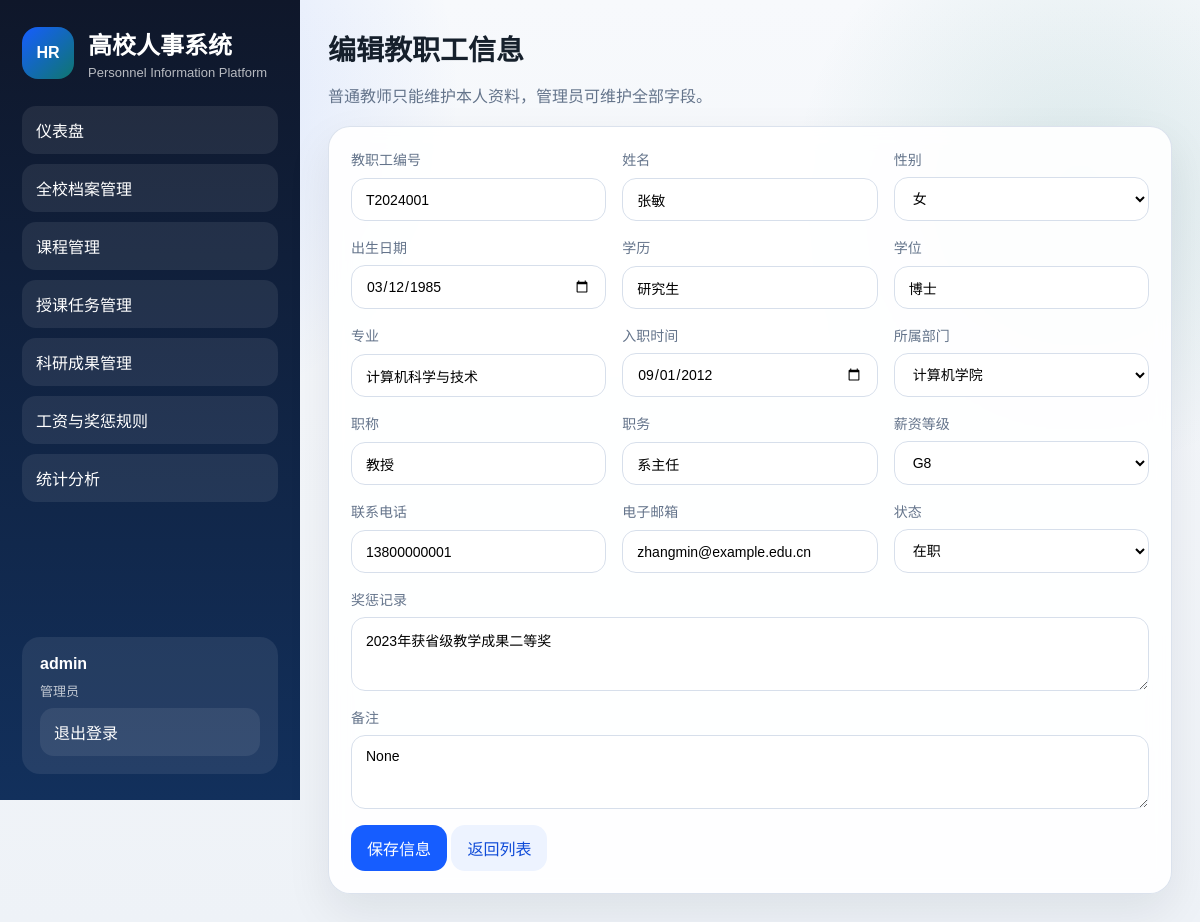
Screenshot of /employees/1/edit (signed in) with the database file from the repository.
### models.py (models this page shows, shortened)
class TimestampMixin:
    created_at = Column(DateTime)
    updated_at = Column(DateTime)

class User(TimestampMixin, Base):
    __tablename__ = "users"
    id = Column(Integer, primary_key=True)
    username = Column(String(64), unique=True, nullable=False, index=True)
    password_hash = Column(String(255), nullable=False)
    role = Column(String(20), nullable=False, default="teacher", index=True)
    employee_id = Column(Integer, ForeignKey("employees.id"))
    employee = relationship("Employee", back_populates="user", uselist=False)

class Employee(TimestampMixin, Base):
    __tablename__ = "employees"
    id = Column(Integer, primary_key=True)
    employee_no = Column(String(32), unique=True, nullable=False, index=True)
    name = Column(String(50), nullable=False)
    gender = Column(String(10), nullable=False)
    birth_date = Column(Date)
    education = Column(String(50), index=True)
    degree = Column(String(50))
    major = Column(String(100))
    hire_date = Column(Date)
    department_id = Column(Integer, ForeignKey("departments.id"), nullable=False)
    title = Column(String(50), index=True)
    position = Column(String(50))
    salary_grade = Column(String(20))
    phone = Column(String(30))
    email = Column(String(120))
    reward_punishment = Column(Text)
    status = Column(String(20), nullable=False, default="在职", index=True)
    notes = Column(Text)
    department = relationship("Department", back_populates="employees")
    user = relationship("User", back_populates="employee", uselist=False)
    course_assignments = relationship("TeachingAssignment", back_populates="employee")
    research_projects = relationship("ResearchProject", back_populates="employee")
    patents = relationship("Patent", back_populates="employee")
    publications = relationship("Publication", back_populates="employee")

class Department(TimestampMixin, Base):
    __tablename__ = "departments"
    id = Column(Integer, primary_key=True)
    name = Column(String(100), unique=True, nullable=False, index=True)
    description = Column(String(255))
    employees = relationship("Employee", back_populates="department")

### app.py (the view, shortened to what this page needs)
    @app.route("/employees/<int:employee_id>/edit", methods=["GET", "POST"])
    @login_required
    def employee_edit(employee_id: int):
        user = get_current_user()
        employee = get_or_404(Employee, employee_id)
        if not can_manage_employee(user, employee_id):
            abort(403)
        departments = Department.query.order_by(Department.name.asc()).all()
        return render_template("employees/form.html", employee=employee, departments=departments)

### app.py (called while the page is built)
def register_context(app: Flask) -> None:
    @app.context_processor
    def inject_user():
        return {
            "current_user": get_current_user(),
            "employee_statuses": EMPLOYEE_STATUSES,
            "gender_options": GENDER_OPTIONS,
            "salary_grade_options": SALARY_GRADE_OPTIONS,
            "course_natures": COURSE_NATURES,
            "research_statuses": RESEARCH_STATUSES,
            "publication_types": PUBLICATION_TYPES,
        }

def get_or_404(model, object_id: int):
    obj = db.session.get(model, object_id)
    if obj is None:
        abort(404)
    return obj

def can_manage_employee(user: User, employee_id: int) -> bool:
    return user.role == "admin" or user.employee_id == employee_id

### extensions.py (called while the page is built)
    def init_app(self, app) -> None:
        uri = app.config["SQLALCHEMY_DATABASE_URI"]
        connect_args = {}
        if uri.startswith("sqlite:///"):
            connect_args["check_same_thread"] = False
        engine = create_engine(uri, connect_args=connect_args)
        SessionLocal.configure(bind=engine)
        Base.metadata.bind = engine
        Base.query = SessionLocal.query_property()
        Base.metadata.create_all(bind=engine)
        @app.teardown_appcontext
        def remove_session(exception=None):
            SessionLocal.remove()

### utils.py (called while the page is built)
def get_current_user() -> User | None:
    user_id = session.get("user_id")
    if not user_id:
        return None
    return db.session.get(User, user_id)

def login_required(view):
    @wraps(view)
    def wrapped_view(*args, **kwargs):
        if not get_current_user():
            flash("请先登录系统。", "warning")
            return redirect(url_for("login"))
        return view(*args, **kwargs)
    return wrapped_view

### templates/employees/form.html (shortened to what this page needs)
{% extends 'base.html' %}
{% block content %}
<section class="page-head">
    <div>
        <h2>{{ '编辑教职工信息' if employee else '新增教职工信息' }}</h2>
        <p>普通教师只能维护本人资料，管理员可维护全部字段。</p>
    </div>
</section>
<section class="panel">
    <form method="post" class="form-grid">
        <label>
            教职工编号
            <input type="text" name="employee_no" value="{{ employee.employee_no if employee else '' }}" {% if employee and current_user.role != 'admin' %}readonly{% endif %} required>
        </label>
        <label>
            姓名
            <input type="text" name="name" value="{{ employee.name if employee else '' }}" required>
        </label>
        <label>
            性别
            <select name="gender">
                {% for item in gender_options %}
                <option value="{{ item }}" {% if employee and employee.gender == item %}selected{% endif %}>{{ item }}</option>
                {% endfor %}
            </select>
        </label>
        <label>
            出生日期
            <input type="date" name="birth_date" value="{{ employee.birth_date if employee and employee.birth_date else '' }}">
        </label>
        <label>
            学历
            <input type="text" name="education" value="{{ employee.education if employee else '' }}">
        </label>
        <label>
            学位
            <input type="text" name="degree" value="{{ employee.degree if employee else '' }}">
        </label>
        <label>
            专业
            <input type="text" name="major" value="{{ employee.major if employee else '' }}">
        </label>
        <label>
            入职时间
            <input type="date" name="hire_date" value="{{ employee.hire_date if employee and employee.hire_date else '' }}">
        </label>
        <label>
            所属部门
            <select name="department_id" {% if employee and current_user.role != 'admin' %}disabled{% endif %}>
                {% for department in departments %}
                <option value="{{ department.id }}" {% if employee and employee.department_id == department.id %}selected{% endif %}>{{ department.name }}</option>
                {% endfor %}
            </select>
        </label>
        <label>
            职称
            <input type="text" name="title" value="{{ employee.title if employee else '' }}" {% if employee and current_user.role != 'admin' %}readonly{% endif %}>
        </label>
        <label>
            职务
            <input type="text" name="position" value="{{ employee.position if employee else '' }}" {% if employee and current_user.role != 'admin' %}readonly{% endif %}>
        </label>
        <label>
            薪资等级
            <select name="salary_grade" {% if employee and current_user.role != 'admin' %}disabled{% endif %}>
                {% for item in salary_grade_options %}
                <option value="{{ item }}" {% if employee and employee.salary_grade == item %}selected{% endif %}>{{ item }}</option>
                {% endfor %}
            </select>
        </label>
        <label>
            联系电话
            <input type="text" name="phone" value="{{ employee.phone if employee else '' }}">
        </label>
        <label>
            电子邮箱
            <input type="email" name="email" value="{{ employee.email if employee else '' }}">
        </label>
        <label>
            状态
            <select name="status" {% if employee and current_user.role != 'admin' %}disabled{% endif %}>
                {% for item in employee_statuses %}
                <option value="{{ item }}" {% if employee and employee.status == item %}selected{% endif %}>{{ item }}</option>
                {% endfor %}
            </select>
        </label>
        <label class="full">
            奖惩记录
            <textarea name="reward_punishment" rows="3">{{ employee.reward_punishment if employee else '' }}</textarea>
        </label>
        <label class="full">
            备注
            <textarea name="notes" rows="3">{{ employee.notes if employee else '' }}</textarea>
        </label>
        <div class="full form-actions">
            <button type="submit">保存信息</button>
            <a class="secondary-btn" href="{{ url_for('employee_list') }}">返回列表</a>
        </div>
    </form>
</section>
{% endblock %}

### templates/base.html (shortened to what this page needs)
<!DOCTYPE html>
<html lang="zh-CN">
<head>
    <link rel="stylesheet" href="{{ url_for('static', filename='css/style.css') }}">
</head>
<body class="{% if current_user %}logged-in{% else %}guest{% endif %}">
    <div class="{% if current_user %}app-shell{% else %}public-shell{% endif %}">
        {% if current_user %}
        <aside class="sidebar">
            <div class="brand">
                <div class="brand-mark">HR</div>
                <div>
                    <h1>高校人事系统</h1>
                    <p>Personnel Information Platform</p>
                </div>
            </div>
            <nav class="nav">
                {% if current_user.role == 'admin' %}
                <a href="{{ url_for('dashboard') }}">仪表盘</a>
                <a href="{{ url_for('employee_list') }}">全校档案管理</a>
                <a href="{{ url_for('course_list') }}">课程管理</a>
                <a href="{{ url_for('teaching_list') }}">授课任务管理</a>
                <a href="{{ url_for('research_home') }}">科研成果管理</a>
                <a href="{{ url_for('salary_rules') }}">工资与奖惩规则</a>
                <a href="{{ url_for('statistics') }}">统计分析</a>
                {% else %}
                <a href="{{ url_for('dashboard') }}">仪表盘</a>
                <a href="{{ url_for('employee_list') }}">我的档案</a>
                <a href="{{ url_for('course_list') }}">我的课程</a>
                <a href="{{ url_for('research_home') }}">我的科研</a>
                <a href="{{ url_for('salary_rules') }}">工资与奖惩规则</a>
                {% endif %}
            </nav>
            <div class="account-card">
                <div class="account-name">{{ current_user.username }}</div>
                <div class="account-meta">{{ '管理员' if current_user.role == 'admin' else '教师账号' }}</div>
                <a class="ghost-btn" href="{{ url_for('logout') }}">退出登录</a>
            </div>
        </aside>
        {% endif %}
        <main class="content {% if not current_user %}auth-layout{% endif %}">
            {% block content %}{% endblock %}
        </main>
    </div>
</body>
</html>

### static/css/style.css (style rules this page uses)
:root { --bg: #eef2f7; --panel: rgba(255, 255, 255, 0.92); --ink: #16202c; --muted: #64748b; --brand: #165dff; --brand-2: #0f4bd8; --line: #d7dfeb; --accent: #0f766e; --danger: #d14343; --shadow: 0 18px 45px rgba(17, 24, 39, 0.08); }
* { box-sizing: border-box; }
body { margin: 0; color: var(--ink); font-family: "Microsoft YaHei", "PingFang SC", sans-serif; background: radial-gradient(circle at 10% 10%, rgba(22, 93, 255, 0.14), transparent 25%), radial-gradient(circle at 90% 20%, rgba(15, 118, 110, 0.12), transparent 22%), linear-gradient(180deg, #f7f9fc 0%, var(--bg) 100%); }
a { color: inherit; text-decoration: none; }
.app-shell { min-height: 100vh; display: grid; grid-template-columns: 300px 1fr; }
.sidebar { background: linear-gradient(180deg, #0f172a 0%, #12305c 100%); color: #fff; padding: 26px 22px; display: flex; flex-direction: column; gap: 26px; position: sticky; top: 0; height: 100vh; }
.brand { display: flex; gap: 14px; align-items: center; }
.brand-mark { width: 52px; height: 52px; border-radius: 16px; display: grid; place-items: center; background: linear-gradient(135deg, #165dff, #0f766e); font-weight: 800; }
.brand h1, .brand p { margin: 0; }
.brand p { color: rgba(255, 255, 255, 0.7); font-size: 13px; margin-top: 4px; }
.nav { display: grid; gap: 10px; }
.nav a, .ghost-btn { padding: 12px 14px; border-radius: 14px; background: rgba(255, 255, 255, 0.08); transition: transform .18s ease, background .18s ease; }
.account-card { margin-top: auto; padding: 18px; border-radius: 18px; background: rgba(255, 255, 255, 0.08); display: grid; gap: 8px; }
.account-name { font-weight: 700; }
.account-meta { color: rgba(255,255,255,.72); font-size: 13px; }
.content { padding: 28px; }
.hero-banner, .login-panel, .panel, .metric-card { background: var(--panel); border: 1px solid rgba(215, 223, 235, 0.9); box-shadow: var(--shadow); backdrop-filter: blur(10px); }
.hero-banner h2, .login-hero h2, .page-head h2 { margin: 0; font-size: 28px; }
.hero-banner p, .page-head p, .login-hero p { color: var(--muted); line-height: 1.65; }
.panel, .login-card { border-radius: 22px; padding: 22px; }
.page-head { display: flex; justify-content: space-between; gap: 18px; align-items: center; }
form { margin: 0; }
.form-grid, .filter-grid { display: grid; gap: 16px; }
.form-grid { grid-template-columns: repeat(auto-fit, minmax(220px, 1fr)); }
label { display: grid; gap: 8px; color: var(--muted); font-size: 14px; }
input, select, textarea, button { font: inherit; }
input, select, textarea { width: 100%; padding: 12px 14px; border: 1px solid var(--line); border-radius: 14px; background: #fff; }
button, .secondary-btn, .actions a { display: inline-flex; align-items: center; justify-content: center; padding: 11px 16px; border: none; border-radius: 14px; background: var(--brand); color: #fff; cursor: pointer; }
.secondary-btn { background: #edf3ff; color: var(--brand-2); }
.full { grid-column: 1 / -1; }

### rows the page displays
User: username "admin", role "管理员"
Employee: employee_no "T2024001", name "张敏", gender "女", birth_date "03/12/1985", education "研究生", degree "博士", major "计算机科学与技术", hire_date "09/01/2012", department_id "计算机学院", title "教授", position "系主任", salary_grade "G8", phone "13800000001", email "zhangmin@example.edu.cn", status "在职", reward_punishment "2023年获省级教学成果二等奖", notes "None"

### other values shown
{{ '编辑教职工信息' if employee else '新增教职工信息' }} "编辑教职工信息"
